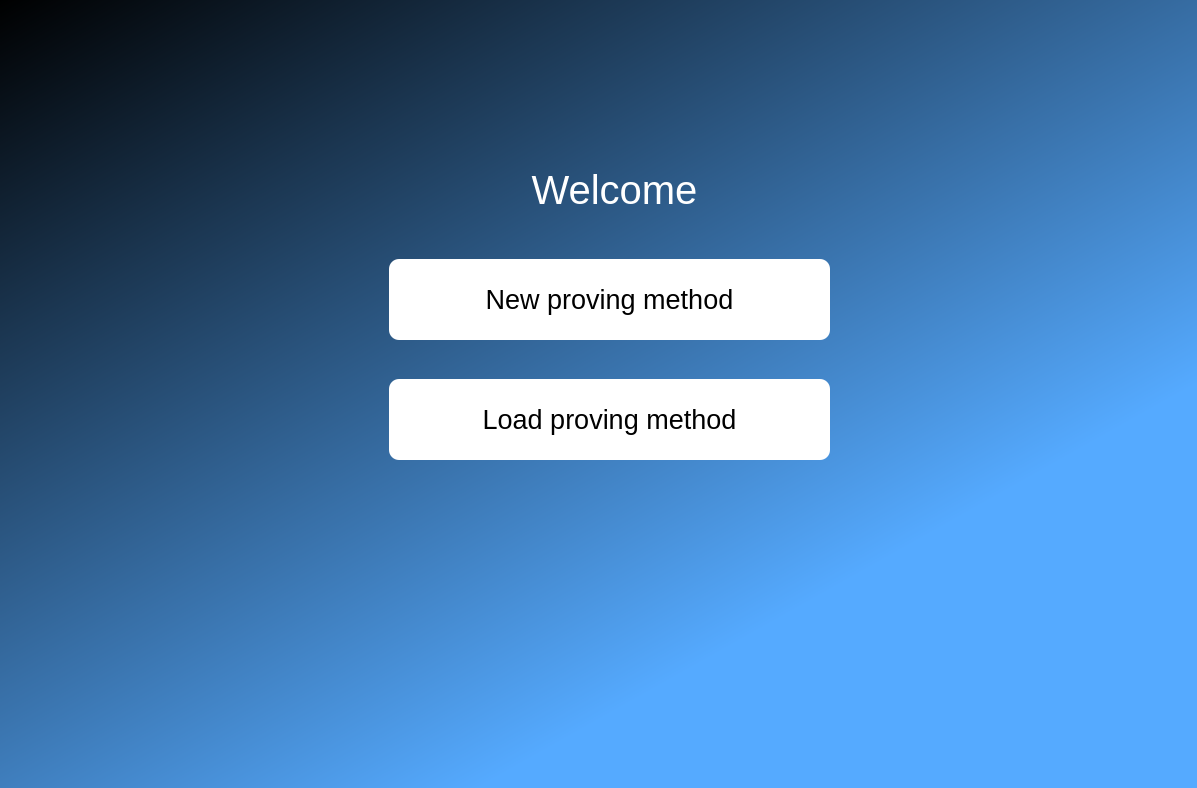
<?xml version="1.0" encoding="UTF-8"?>
<ui version="4.0">
 <class>Dialog</class>
 <widget class="QDialog" name="Dialog">
  <property name="geometry">
   <rect>
    <x>0</x>
    <y>0</y>
    <width>1197</width>
    <height>788</height>
   </rect>
  </property>
  <property name="windowTitle">
   <string>Dialog</string>
  </property>
  <widget class="QWidget" name="widget" native="true">
   <property name="geometry">
    <rect>
     <x>-1</x>
     <y>-1</y>
     <width>1200</width>
     <height>800</height>
    </rect>
   </property>
   <property name="styleSheet">
    <string notr="true">QWidget#widget{
background-color:qlineargradient(spread:pad, x1:0, y1:0, x2:0.653409, y2:0.772727, stop:0 rgba(0, 0, 0, 255), stop:1 rgba(85, 170, 255, 255));}</string>
   </property>
   <widget class="QLabel" name="label">
    <property name="geometry">
     <rect>
      <x>480</x>
      <y>120</y>
      <width>271</width>
      <height>141</height>
     </rect>
    </property>
    <property name="font">
     <font>
      <pointsize>30</pointsize>
     </font>
    </property>
    <property name="styleSheet">
     <string notr="true">color: rgb(255, 255, 255)</string>
    </property>
    <property name="text">
     <string>Welcome</string>
    </property>
    <property name="alignment">
     <set>Qt::AlignCenter</set>
    </property>
   </widget>
   <widget class="QPushButton" name="new_proving_method_button">
    <property name="geometry">
     <rect>
      <x>390</x>
      <y>260</y>
      <width>441</width>
      <height>81</height>
     </rect>
    </property>
    <property name="font">
     <font>
      <pointsize>20</pointsize>
     </font>
    </property>
    <property name="styleSheet">
     <string notr="true">color: rgb(0, 0, 0); border-radius: 10px;
background-color: white</string>
    </property>
    <property name="text">
     <string>New proving method</string>
    </property>
   </widget>
   <widget class="QPushButton" name="load_proving_method_button">
    <property name="geometry">
     <rect>
      <x>390</x>
      <y>380</y>
      <width>441</width>
      <height>81</height>
     </rect>
    </property>
    <property name="font">
     <font>
      <pointsize>20</pointsize>
     </font>
    </property>
    <property name="styleSheet">
     <string notr="true">color: rgb(0, 0, 0); border-radius: 10px;
background-color: white</string>
    </property>
    <property name="text">
     <string>Load proving method</string>
    </property>
   </widget>
  </widget>
 </widget>
 <resources/>
 <connections/>
</ui>
